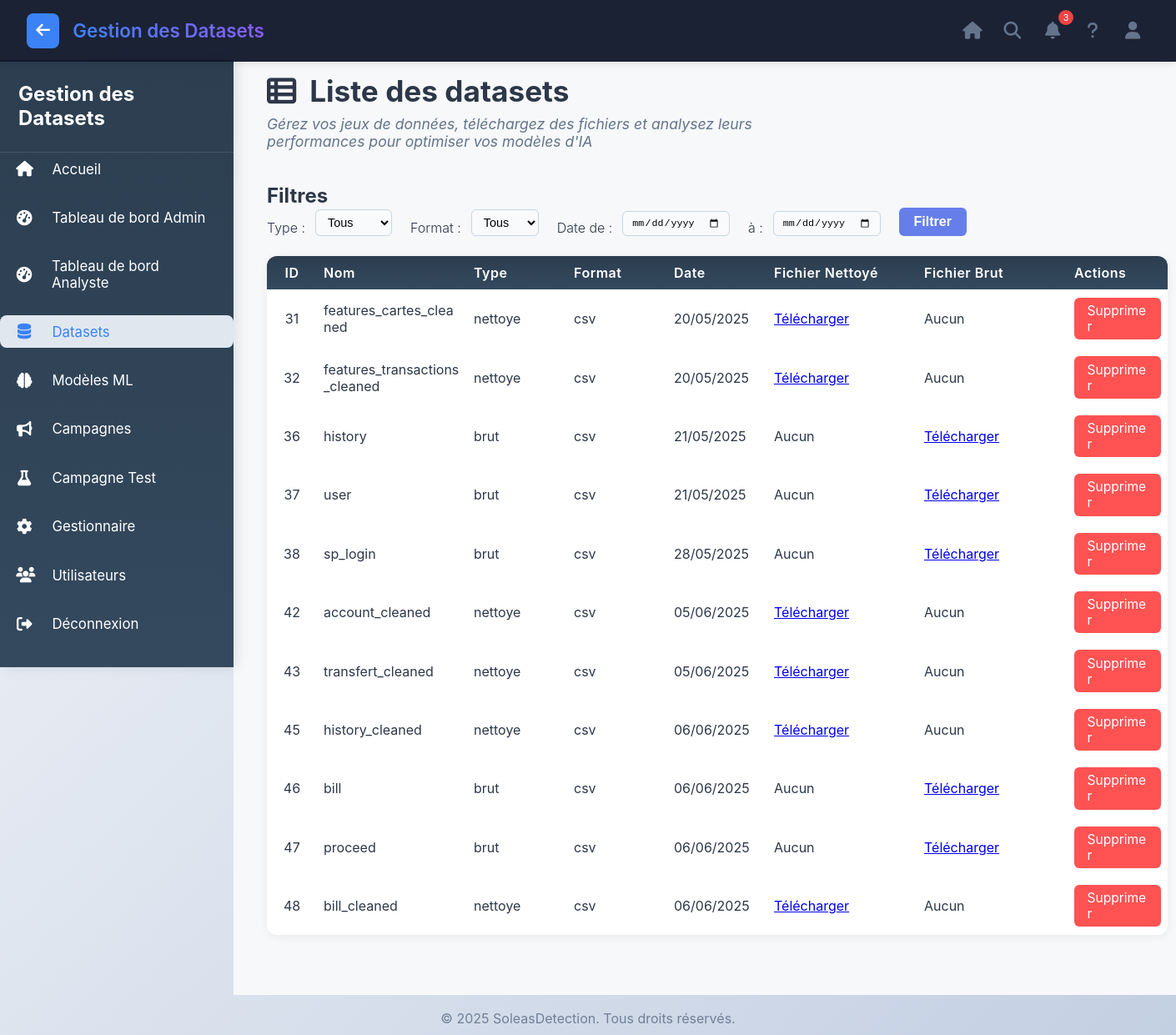
/datasets/ (signed in), run on the app's committed database.
### SoleasDectection/models.py (models this page shows, shortened)
class Dataset(models.Model):
    TYPE_CHOICES = [
        ('brut', 'Fichier brut'),
        ('nettoye', 'Fichier nettoye'),
    ]
    FORMAT_CHOICES =[
        ('csv', 'CSV'),
        ('json', 'JSON'),
    ]
    nom = models.CharField(max_length=100)
    description = models.TextField()
    dateC = models.DateTimeField(auto_now_add=True)
    type = models.CharField(max_length=100, choices=TYPE_CHOICES, default='brut')
    format_fichier = models.CharField(max_length=50, choices=FORMAT_CHOICES, default='csv')
    fichier = models.FileField(upload_to='datasets/', blank=True, null=True)
    fichier_brut = models.FileField(upload_to='dataset_brut/', null=True, blank=True)

### SoleasDectection/views.py (the view)
# urls.py: path('datasets/', views.liste_datasets, name='liste_datasets'),
@login_required
def liste_datasets(request):
    datasets = Dataset.objects.all()
    type_filtre = request.GET.get('type')
    format_filtre = request.GET.get('format_fichier')
    date_min = request.GET.get('date_min')
    date_max = request.GET.get('date_max')
    if type_filtre:
        datasets = datasets.filter(type=type_filtre)
    if format_filtre:
        datasets = datasets.filter(format_fichier=format_filtre)
    if date_min:
        datasets = datasets.filter(dateC__gte=date_min)
    if date_max:
        datasets = datasets.filter(dateC__lte=date_max)
    context = {
        "page_title": "Gestion des Datasets",
        'datasets': datasets,
    }
    return render(request, 'dataset/liste_datasets.html', context)

### SoleasDectection/templates/dataset/liste_datasets.html (shortened to what this page needs)
{% load static %}
<!DOCTYPE html>
<html lang="fr">
<head>
    <link rel="stylesheet" href="https://cdnjs.cloudflare.com/ajax/libs/font-awesome/6.5.0/css/all.min.css">
    <link rel="stylesheet" href="{% static 'css/liste_datasets.css' %}">
</head>
<body>
    <header class="dashboard-header">
        <div class="header-left">
            <button class="back-button" onclick="window.history.back()">
                <i class="fas fa-arrow-left"></i>
            </button>
            <h1 class="dashboard-title">{{ page_title }}</h1>
        </div>
        <div class="header-icons">
            <button class="header-icon" onclick="goHome()" title="Accueil">
                <i class="fas fa-home"></i>
            </button>
            <button class="header-icon" onclick="openSearch()" title="Rechercher">
                <i class="fas fa-search"></i>
            </button>
            <button class="header-icon" onclick="openNotifications()" title="Notifications">
                <i class="fas fa-bell"></i>
                <span class="notification-badge">3</span>
            </button>
            <button class="header-icon" onclick="openHelp()" title="Aide">
                <i class="fas fa-question"></i>
            </button>
            <button class="header-icon" onclick="openProfile()" title="Profil">
                <i class="fas fa-user"></i>
            </button>
        </div>
    </header>
    <div class="wrapper">
        <nav class="sidebar">
            <div class="sidebar-header">
                <h2>Gestion des Datasets</h2>
            </div>
            <ul>
                <li><a href="{% url 'dashboard_accueil' %}"><i class="fas fa-home"></i>Accueil</a></li>
                <li><a href="{% url 'dashboard_admin' %}"><i class="fas fa-tachometer-alt"></i>Tableau de bord Admin</a></li>
                <li><a href="{% url 'dashboard_analyste' %}"><i class="fas fa-tachometer-alt"></i>Tableau de bord Analyste</a></li>
                <li><a href="{% url 'first_dashboard_dataset' %}" class="active"><i class="fas fa-database"></i>Datasets</a></li>
                <li><a href="{% url 'first_dashboard_ML' %}"><i class="fas fa-brain"></i>Modèles ML</a></li>
                <li><a href="{% url 'first_dashboard_campagnes' %}"><i class="fas fa-bullhorn"></i>Campagnes</a></li>
                <li><a href="{% url 'first_dashboard_campagnes' %}"><i class="fas fa-flask"></i>Campagne Test</a></li>
                <li><a href="{% url 'first_dashboard_gestionnaire' %}"><i class="fas fa-cog"></i>Gestionnaire</a></li>
                <li><a href="{% url 'first_dashboard_utilisateurs' %}"><i class="fas fa-users"></i>Utilisateurs</a></li>
                <li><a href="{% url 'logout' %}"><i class="fas fa-sign-out-alt"></i>Déconnexion</a></li>
            </ul>
        </nav>
        <div class="main-content">
            <div class="page-header loading">
                <h1>
                    <i class="fas fa-table-list"></i>
                    Liste des datasets
                </h1>
                <p>Gérez vos jeux de données, téléchargez des fichiers et analysez leurs performances pour optimiser vos modèles d'IA</p>
            </div>
            <h2>Filtres</h2>
            <form method="get" class="form-inline mb-4">
                <label>Type :</label>
                <select name="type">
                    <option value="">Tous</option>
                </select>
                <label>Format :</label>
                <select name="format">
                    <option value="">Tous</option>
                </select>
                <label>Date de :</label>
                <input type="date" name="date_min">
                <label>à :</label>
                <input type="date" name="date_max">
                <button type="submit" class="btn btn-primary">Filtrer</button>
            </form>
            <table class="table">
                <thead>
                    <tr>
                        <th style="width: 60px;">ID</th>
                        <th style="width: 180px;">Nom</th>
                        <th style="width: 120px;">Type</th>
                        <th style="width: 120px;">Format</th>
                        <th style="width: 120px;">Date</th>
                        <th style="width: 180px;">Fichier Nettoyé</th>
                        <th style="width: 180px;">Fichier Brut</th>
                        <th style="width: 120px;">Actions</th>
                    </tr>
                </thead>
                <tbody>
                    {% for dataset in datasets %}
                    <tr>
                        <td>{{ dataset.id }}</td>
                        <td>{{ dataset.nom }}</td>
                        <td>{{ dataset.type }}</td>
                        <td>{{ dataset.format_fichier }}</td>
                        <td>{{ dataset.dateC|date:"d/m/Y" }}</td>
                        <td>
                            {% if dataset.fichier %}
                                <a href="{{ dataset.fichier.url }}">Télécharger</a>
                            {% else %}
                                Aucun
                            {% endif %}
                        </td>
                        <td>
                            {% if dataset.fichier_brut %}
                                <a href="{{ dataset.fichier_brut.url }}">Télécharger</a>
                            {% else %}
                                Aucun
                            {% endif %}
                        </td>
                        <td>
                            <a href="{% url 'supprimer_dataset' dataset.id %}" class="btn btn-danger btn-sm">Supprimer</a>
                        </td>
                    </tr>
                    {% empty %}
                        <tr><td colspan="8">Aucun ensemble de données trouvé.</td></tr>
                    {% endfor %}
                </tbody>
            </table>
        </div>
    </div>
    <footer>
        <p>© 2025 SoleasDetection. Tous droits réservés.</p>
    </footer>
</body>
</html>

### data on the page
Dataset: id "31", nom "features_cartes_cleaned", type "nettoye", format_fichier "csv", dateC "20/05/2025", shows "Aucun"
Dataset: id "32", nom "features_transactions_cleaned", type "nettoye", format_fichier "csv", dateC "20/05/2025", shows "Aucun"
Dataset: id "36", nom "history", type "brut", format_fichier "csv", dateC "21/05/2025", fichier "Aucun"
Dataset: id "37", nom "user", type "brut", format_fichier "csv", dateC "21/05/2025", fichier "Aucun"
Dataset: id "38", nom "sp_login", type "brut", format_fichier "csv", dateC "28/05/2025", fichier "Aucun"
Dataset: id "42", nom "account_cleaned", type "nettoye", format_fichier "csv", dateC "05/06/2025", fichier_brut "Aucun"
Dataset: id "43", nom "transfert_cleaned", type "nettoye", format_fichier "csv", dateC "05/06/2025", fichier_brut "Aucun"
Dataset: id "45", nom "history_cleaned", type "nettoye", format_fichier "csv", dateC "06/06/2025", fichier_brut "Aucun"
Dataset: id "46", nom "bill", type "brut", format_fichier "csv", dateC "06/06/2025", fichier "Aucun"
Dataset: id "47", nom "proceed", type "brut", format_fichier "csv", dateC "06/06/2025", fichier "Aucun"
Dataset: id "48", nom "bill_cleaned", type "nettoye", format_fichier "csv", dateC "06/06/2025", fichier_brut "Aucun"

### other printed values
{{ page_title }} "Gestion des Datasets"
